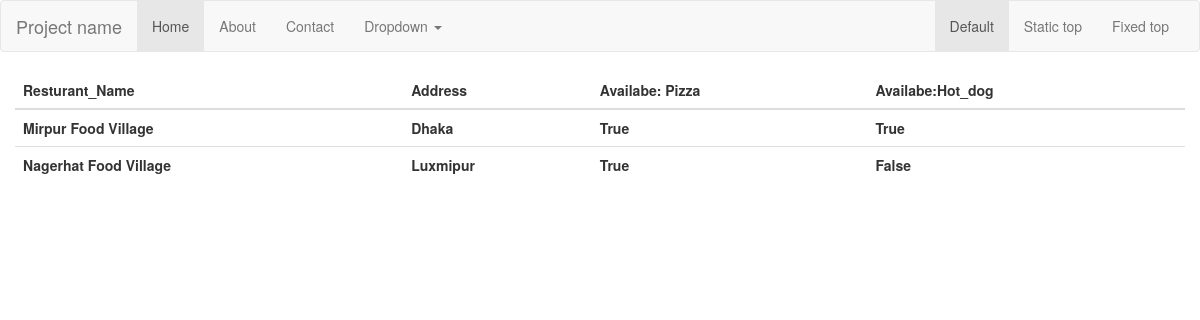
The page /resturant/ on the database its author committed.
### Probad/models.py (models this page shows, shortened)
class Resturant(models.Model):
   place = models.OneToOneField(Place, on_delete=models.CASCADE, primary_key=True )
   serves_hot_dog = models.BooleanField(default=False)
   serves_pizza = models.BooleanField(default=False)
   def __str__(self):
        return self.place.name

class Place(models.Model):
    name = models.CharField(max_length=30)
    address = models.CharField(max_length=30)

### Probad/views.py (the view)
def place(request):
    p1 = Resturant.objects.select_related()
    context = {
        "foods": p1
    }
    print(p1)
    return render(request, "Probad/resturant.html", context)

### Probad/templates/Probad/resturant.html (shortened to what this page needs)
<!Doctype html>
<html>
<head>
    <link href="https://getbootstrap.com/docs/3.4/dist/css/bootstrap.min.css" rel="stylesheet">
    <link href="https://getbootstrap.com/docs/3.4/assets/css/ie10-viewport-bug-workaround.css" rel="stylesheet">
    <link href="https://getbootstrap.com/docs/3.4/examples/navbar/navbar.css" rel="stylesheet">
</head>
<body>
<nav class="navbar navbar-default">
    <div class="container-fluid">
        <div class="navbar-header">
            <a class="navbar-brand" href="#">Project name</a>
        </div>
        <div id="navbar" class="navbar-collapse collapse">
            <ul class="nav navbar-nav">
                <li class="active"><a href="{% url 'blog-home' %}">Home</a></li>
                <li><a href="{% url 'blog-about' %}">About</a></li>
                <li><a href="#">Contact</a></li>
                <li class="dropdown">
                    <a href="#" class="dropdown-toggle" data-toggle="dropdown" role="button" aria-haspopup="true"
                       aria-expanded="false">Dropdown <span class="caret"></span></a>
                </li>
            </ul>
            <ul class="nav navbar-nav navbar-right">
                <li class="active"><a href="./">Default <span class="sr-only">(current)</span></a></li>
                <li><a href="../navbar-static-top/">Static top</a></li>
                <li><a href="../navbar-fixed-top/">Fixed top</a></li>
            </ul>
        </div>
    </div>
</nav>
<main role="main" class="container" id="app">
    <div class="row">
        <table class="table">
            <thead>
            <tr>
                <th scope="col">Resturant_Name</th>
                <th scope="col">Address</th>
                <th scope="col">Availabe: Pizza</th>
                <th scope="col">Availabe:Hot_dog</th>
            </tr>
            </thead>
            <tbody>
              {% for food in foods %}
              <tr>
                  <th scope="row">{{food.place.name}}</th>
                  <th>{{ food.place.address }}</th>
                  <th>{{ food.serves_pizza }}</th>
                  <th>{{ food.serves_hot_dog }}</th>
              </tr>
              {% endfor %}
            </tbody>
        </table>
    </div>
</main>
</body>
</html>

### rows shown on the page
Resturant: place.name "Mirpur Food Village", place.address "Dhaka", serves_pizza "True", serves_hot_dog "True"
Resturant: place.name "Nagerhat Food Village", place.address "Luxmipur", serves_pizza "True", serves_hot_dog "False"
